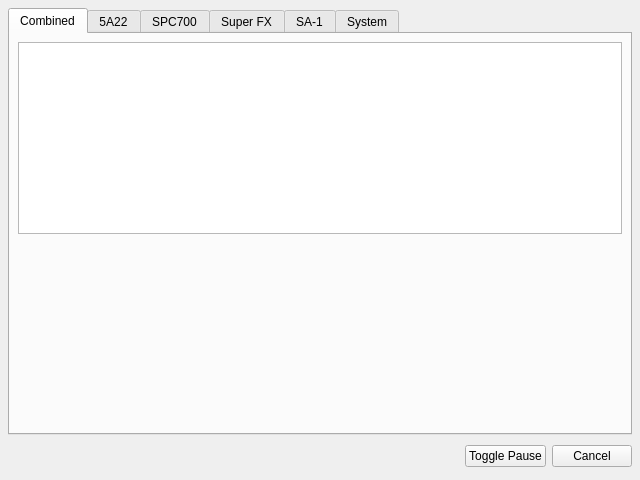
<ui version="4.0" >
 <class>Debugger</class>
 <widget class="QMainWindow" name="Debugger" >
  <property name="geometry" >
   <rect>
    <x>0</x>
    <y>0</y>
    <width>640</width>
    <height>480</height>
   </rect>
  </property>
  <property name="windowTitle" >
   <string>ZSNES Debugger</string>
  </property>
  <widget class="QWidget" name="centralWidget" >
   <layout class="QVBoxLayout" >
    <property name="margin" >
     <number>8</number>
    </property>
    <property name="spacing" >
     <number>6</number>
    </property>
    <item>
     <widget class="QTabWidget" name="DebuggerTabs" >
      <property name="currentIndex" >
       <number>0</number>
      </property>
      <widget class="QWidget" name="tab" >
       <attribute name="title" >
        <string>Combined</string>
       </attribute>
       <layout class="QVBoxLayout" >
        <property name="margin" >
         <number>8</number>
        </property>
        <property name="spacing" >
         <number>6</number>
        </property>
        <item>
         <widget class="QTextEdit" name="combinedTextEdit" />
        </item>
        <item>
         <spacer>
          <property name="orientation" >
           <enum>Qt::Vertical</enum>
          </property>
          <property name="sizeHint" >
           <size>
            <width>20</width>
            <height>40</height>
           </size>
          </property>
         </spacer>
        </item>
       </layout>
      </widget>
      <widget class="QWidget" name="tab2" >
       <attribute name="title" >
        <string>5A22</string>
       </attribute>
       <layout class="QVBoxLayout" >
        <property name="margin" >
         <number>8</number>
        </property>
        <property name="spacing" >
         <number>6</number>
        </property>
        <item>
         <widget class="QTextEdit" name="cpuTextEdit" />
        </item>
        <item>
         <spacer>
          <property name="orientation" >
           <enum>Qt::Vertical</enum>
          </property>
          <property name="sizeHint" >
           <size>
            <width>20</width>
            <height>40</height>
           </size>
          </property>
         </spacer>
        </item>
       </layout>
      </widget>
      <widget class="QWidget" name="tab3" >
       <attribute name="title" >
        <string>SPC700</string>
       </attribute>
       <layout class="QVBoxLayout" >
        <property name="margin" >
         <number>8</number>
        </property>
        <property name="spacing" >
         <number>6</number>
        </property>
        <item>
         <widget class="QTextEdit" name="spcTextEdit" />
        </item>
        <item>
         <spacer>
          <property name="orientation" >
           <enum>Qt::Vertical</enum>
          </property>
          <property name="sizeHint" >
           <size>
            <width>20</width>
            <height>40</height>
           </size>
          </property>
         </spacer>
        </item>
       </layout>
      </widget>
      <widget class="QWidget" name="tab4" >
       <attribute name="title" >
        <string>Super FX</string>
       </attribute>
       <layout class="QVBoxLayout" >
        <property name="margin" >
         <number>8</number>
        </property>
        <property name="spacing" >
         <number>6</number>
        </property>
        <item>
         <widget class="QTextEdit" name="sfxTextEdit" />
        </item>
        <item>
         <spacer>
          <property name="orientation" >
           <enum>Qt::Vertical</enum>
          </property>
          <property name="sizeHint" >
           <size>
            <width>20</width>
            <height>40</height>
           </size>
          </property>
         </spacer>
        </item>
       </layout>
      </widget>
      <widget class="QWidget" name="tab5" >
       <attribute name="title" >
        <string>SA-1</string>
       </attribute>
       <layout class="QVBoxLayout" >
        <property name="margin" >
         <number>8</number>
        </property>
        <property name="spacing" >
         <number>6</number>
        </property>
        <item>
         <widget class="QTextEdit" name="sa1TextEdit" />
        </item>
        <item>
         <spacer>
          <property name="orientation" >
           <enum>Qt::Vertical</enum>
          </property>
          <property name="sizeHint" >
           <size>
            <width>20</width>
            <height>40</height>
           </size>
          </property>
         </spacer>
        </item>
       </layout>
      </widget>
      <widget class="QWidget" name="tab_2" >
       <attribute name="title" >
        <string>System</string>
       </attribute>
      </widget>
     </widget>
    </item>
    <item>
     <layout class="QHBoxLayout" >
      <property name="margin" >
       <number>0</number>
      </property>
      <property name="spacing" >
       <number>6</number>
      </property>
      <item>
       <spacer>
        <property name="orientation" >
         <enum>Qt::Horizontal</enum>
        </property>
        <property name="sizeHint" >
         <size>
          <width>131</width>
          <height>31</height>
         </size>
        </property>
       </spacer>
      </item>
      <item>
       <widget class="QPushButton" name="pauseButton" >
        <property name="text" >
         <string>Toggle Pause</string>
        </property>
        <property name="autoDefault" >
         <bool>false</bool>
        </property>
       </widget>
      </item>
      <item>
       <widget class="QPushButton" name="cancelButton" >
        <property name="text" >
         <string>Cancel</string>
        </property>
        <property name="autoDefault" >
         <bool>false</bool>
        </property>
       </widget>
      </item>
     </layout>
    </item>
   </layout>
  </widget>
 </widget>
 <resources/>
 <connections/>
</ui>
